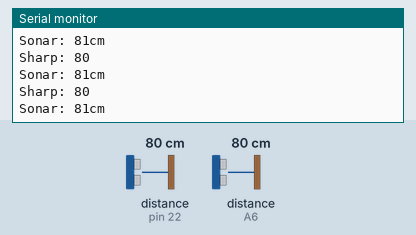
Recording of a sketch running on a simulated Arduino Mega 2560, built with avr-gcc and run on an emulated ATmega2560. On the bench: the last lines printed to the serial monitor. The test bench sets the inputs (shaded band); at power-on: distance to the obstacle (sensors on pin 22, A6) 80 cm.

Above: at 1.2 s.
1.3 s: distance to the obstacle (sensor on pin 22) set to 9 cm
At 1.35 s:
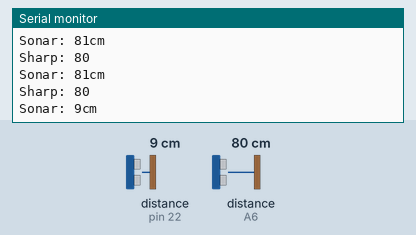
4.3 s: distance to the obstacle (sensor on pin 22) set to 4 cm
At 4.36 s:
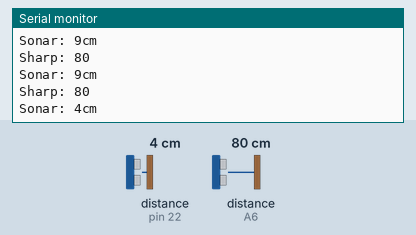
7.3 s: distance to the obstacle (sensor on A6) set to 120 cm
At 7.36 s:
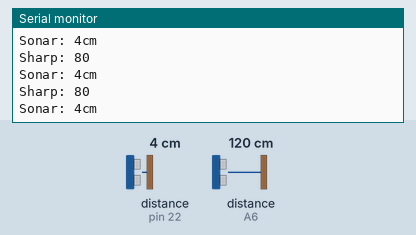
10.3 s: distance to the obstacle (sensor on A6) set to 2 cm
At 10.36 s:
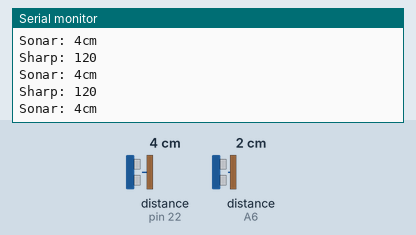
Timing chart, 0 to 12.8 s (numbered marks = the images above; inputs shaded):
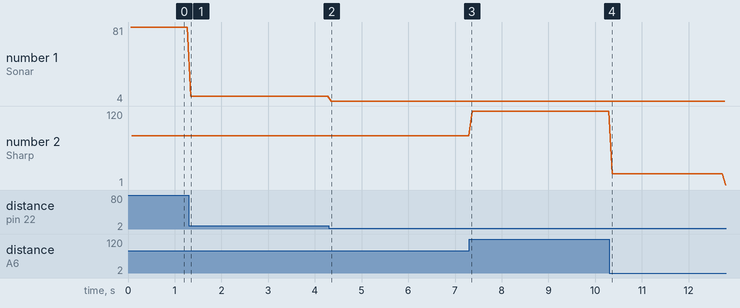

Measured:
- after the input at 1.3 s, the serial monitor: prints a new line at once (image 1)
- after the input at 4.3 s, the serial monitor: prints a new line after 0.05 s (image 2)
- plotted number 1: 81 → 9 after the input at 1.3 s, 9 → 4 after the input at 4.3 s
- plotted number 2: 80 → 120 after the input at 7.3 s, 120 → 1 after the input at 10.3 s

The sketch:

range_sensor_test.ino
```cpp
#include <NewPing.h>
#include <SharpIR.h>

#define ir A6
#define model 20150
#define PING_PIN  22
#define MAX_DISTANCE 200

NewPing sonar(PING_PIN, PING_PIN, MAX_DISTANCE);

SharpIR sharp(ir, 25, 93, model);

void setup() {
  Serial.begin(9600);
  pinMode (ir, INPUT);
}

void loop() {
  delay(50);
  unsigned int uS = sonar.ping();
  Serial.print("Sonar: ");
  Serial.print(uS / US_ROUNDTRIP_CM);
  Serial.println("cm");

  int dis=sharp.distance();
  Serial.print("Sharp: ");
  Serial.println(dis);
}
```
